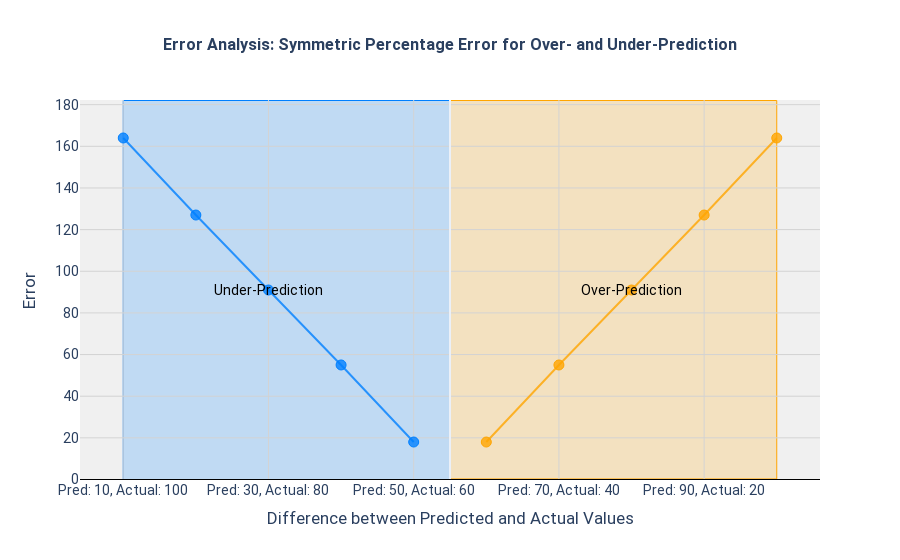

The notebook cell saved with this chart:
### Code cell
def symmetric_percentage_error(actual, forecast):
    actual, forecast = np.array(actual), np.array(forecast)
    numerator = np.abs(forecast - actual)
    denominator = (np.abs(actual) + np.abs(forecast)) / 2
    smape = (np.mean(numerator / denominator)) * 100
    return smape  # Return the symmetric mean absolute percentage error

html_str = plot_error_symmetry(symmetric_percentage_error)
print(html_str)

### Figure 1 — Plotly figure (JSON) as saved in the notebook; plotly's stock layout.template omitted (floating-point values rounded to 4 significant figures)
{"data": [{"hoverinfo": "text", "marker": {"color": "rgba(255, 165, 0, 0.8)", "line": {"color": "rgba(255, 165, 0, 1)", "width": 1}, "size": 10}, "mode": "lines+markers", "name": "Over-Prediction Error", "text": ["Pred: 10, Actual: 100, Error: nan", "Pred: 20, Actual: 90, Error: nan", "Pred: 30, Actual: 80, Error: nan", "Pred: 40, Actual: 70, Error: nan", "Pred: 50, Actual: 60, Error: nan", "Pred: 60, Actual: 50, Error: 18", "Pred: 70, Actual: 40, Error: 55", "Pred: 80, Actual: 30, Error: 91", "Pred: 90, Actual: 20, Error: 127", "Pred: 100, Actual: 10, Error: 164"], "type": "scatter", "x": [null, null, null, null, null, 10, 30, 50, 70, 90], "y": [null, null, null, null, null, 18, 55, 91, 127, 164]}, {"hoverinfo": "text", "marker": {"color": "rgba(0, 128, 255, 0.8)", "line": {"color": "rgba(0, 128, 255, 1)", "width": 1}, "size": 10}, "mode": "lines+markers", "name": "Under-Prediction Error", "text": ["Pred: 10, Actual: 100, Error: 164", "Pred: 20, Actual: 90, Error: 127", "Pred: 30, Actual: 80, Error: 91", "Pred: 40, Actual: 70, Error: 55", "Pred: 50, Actual: 60, Error: 18", "Pred: 60, Actual: 50, Error: nan", "Pred: 70, Actual: 40, Error: nan", "Pred: 80, Actual: 30, Error: nan", "Pred: 90, Actual: 20, Error: nan", "Pred: 100, Actual: 10, Error: nan"], "type": "scatter", "x": [-90, -70, -50, -30, -10, null, null, null, null, null], "y": [164, 127, 91, 55, 18, null, null, null, null, null]}], "layout": {"annotations": [{"align": "center", "font": {"color": "black", "size": 14}, "showarrow": false, "text": "Under-Prediction", "x": -50, "y": 91}, {"align": "center", "font": {"color": "black", "size": 14}, "showarrow": false, "text": "Over-Prediction", "x": 50, "y": 91}], "font": {"family": "\"Segoe UI\", \"Roboto\", \"Oxygen\", \"Ubuntu\", \"Droid Sans\", \"Helvetica Neue\", sans-serif", "size": 14}, "plot_bgcolor": "rgba(240, 240, 240, 0.95)", "shapes": [{"fillcolor": "rgba(0, 128, 255, 0.2)", "layer": "below", "line": {"color": "rgba(0, 128, 255, 1)", "width": 1}, "type": "rect", "x0": -90, "x1": 0, "y0": 0, "y1": 182}, {"fillcolor": "rgba(255, 165, 0, 0.2)", "layer": "below", "line": {"color": "rgba(255, 165, 0, 1)", "width": 1}, "type": "rect", "x0": 0, "x1": 90, "y0": null, "y1": 182}], "showlegend": false, "title": {"font": {"family": "\"Segoe UI\", \"Roboto\", \"Oxygen\", \"Ubuntu\", \"Droid Sans\", \"Helvetica Neue\", sans-serif", "size": 16, "weight": "bold"}, "text": "Error Analysis: Symmetric Percentage Error for Over- and Under-Prediction", "x": 0.5}, "xaxis": {"gridcolor": "lightgrey", "tickmode": "array", "ticktext": ["Pred: 10, Actual: 100", "Pred: 30, Actual: 80", "Pred: 50, Actual: 60", "Pred: 70, Actual: 40", "Pred: 90, Actual: 20"], "tickvals": [-90, -50, -10, 30, 70], "title": {"text": "Difference between Predicted and Actual Values"}}, "yaxis": {"gridcolor": "lightgrey", "title": {"text": "Error"}, "zeroline": true, "zerolinecolor": "black", "zerolinewidth": 1}}}
